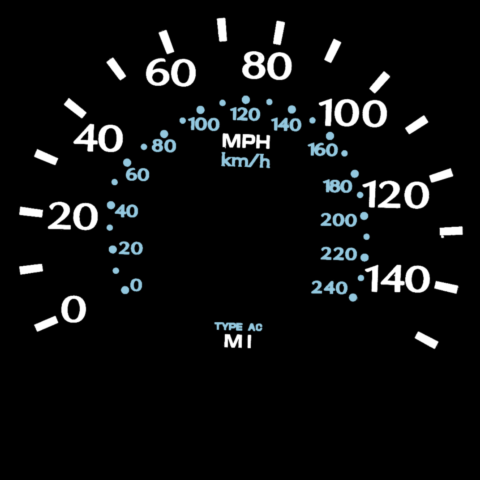
#> input picture art/faces/speedo_480.png, 480 x 480 px, given in place of hi-32.png, which was not available
$ python oil_temp_face.py
#> lines starting #> are read from the running program, lines starting #| are printed output that depends on the picture; after the words box and inside, x2 and y2 are one past the last pixel; in counts of white or black regions, pixels touching at a corner belong together; pictures that were not available may be replaced by others from this repository, and a replacement may not be noted
"""Oil-temperature alternate for the temp gauge: the coolant icon (ISO 7000-0246) is replaced by
ISO 2575 F.05 'Engine oil temperature' (ISO 7000-2426), extracted from the ISO 2575:2010 symbol table and sized to the stock icon.
Scale (C/H ticks, red hot tick, blue cold tick) is unchanged; only the firmware's temperature-to-angle calibration differs."""
import json, subprocess, numpy as np
from PIL import Image, ImageDraw
from scipy import ndimage
import importlib.util, sys
src='/home/user/workspace/iso/hi-32.png'   # pdftoppm -f 32 -l 32 -r 600 ISO-2575.pdf (page with Annex F)
im=Image.open(src).convert('L'); s=600/110
c=np.asarray(im.crop([int(v*s) for v in (200,815,312,895)])).astype(float); ink=(255-c)/255; m=ink>0.5
#> after `c = np.asarray(im.crop([int(v * s) for v in (200, 815, 312, 895)])).as`: c: shape (436, 611) float64; every value is 0
#> after `ink = (255 - c) / 255`: ink: shape (436, 611) float64; every value is 1
#> after `m = ink > 0.5`: m: shape (436, 611) bool; every value is 1
lab,n=ndimage.label(m,structure=np.ones((3,3))); sizes=ndimage.sum(m,lab,range(1,n+1))
#> after `lab, n = ndimage.label(m, structure=np.ones((3, 3)))`: lab: shape (436, 611) int32; every value is 1
#> after `lab, n = ndimage.label(m, structure=np.ones((3, 3)))`: n = 1
#> after `sizes = ndimage.sum(m, lab, range(1, n + 1))`: sizes = [266396]
keep=np.isin(lab,[i+1 for i,v in enumerate(sizes) if v>1000])          # symbol parts incl. oil drop; drops cell corner marks
ys,xs=np.where(keep); y0,y1,x0,x1=ys.min(),ys.max()+1,xs.min(),xs.max()+1
#> after `y0, y1, x0, x1 = (ys.min(), ys.max() + 1, xs.min(), xs.max() + 1)`: y0 = 0; y1 = 436; x0 = 0; x1 = 611
sym=ink[y0:y1,x0:x1]*ndimage.binary_dilation(keep[y0:y1,x0:x1],iterations=3)
# embolden to the stock icon stroke weight (stock coolant icon ~6 px at 46 px tall): grow the strokes by ~4 px at 600 dpi
PAD=12; mm=np.pad(sym>0.5,PAD); sym=np.clip(4.5-ndimage.distance_transform_edt(~mm)+0.5,0,1)
#> after `mm = np.pad(sym > 0.5, PAD)`:
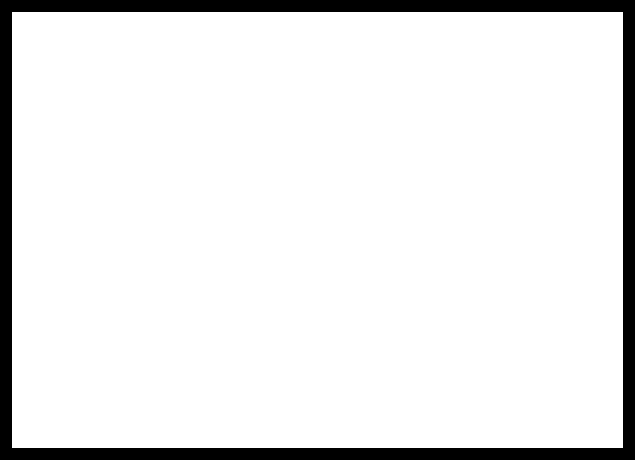
#> mm: shape (460, 635) bool; 91.2% white; 1 black region, box (x1, y1, x2, y2) and area: (0, 0, 635, 460) 25704
#> after `sym = np.clip(4.5 - ndimage.distance_transform_edt(~mm) + 0.5, 0, 1)`:
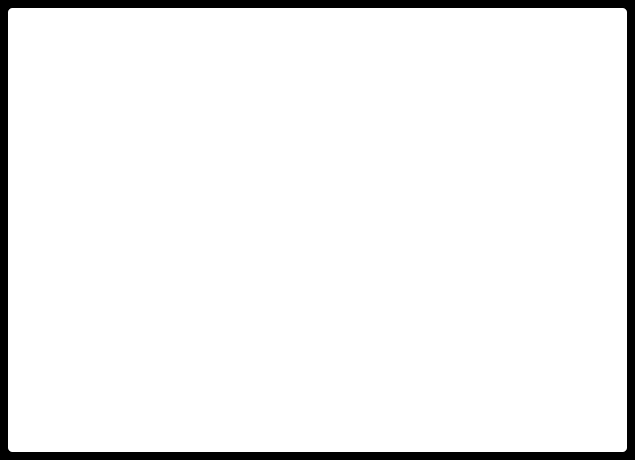
#> sym: shape (460, 635) float64; min 0, max 1, mean 0.941
Image.fromarray((sym*255).astype(np.uint8),'L').save('art/glyphs/iso7000-2426_oil_temp_hires.png')
face=np.asarray(Image.open('art/faces/temp_480.png').convert('RGB')).astype(float)
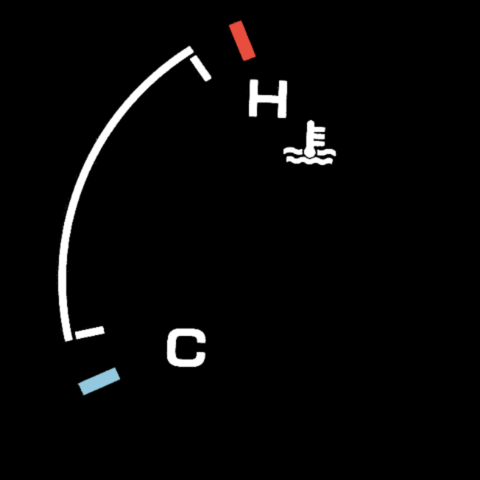
#> input picture art/faces/temp_480.png, 480 x 480 px, found by its file name
out=face.copy(); out[115:166,278:336]=0                                 # remove coolant icon (incl. its wave pieces)
#> after `out[115:166, 278:336] = 0`:
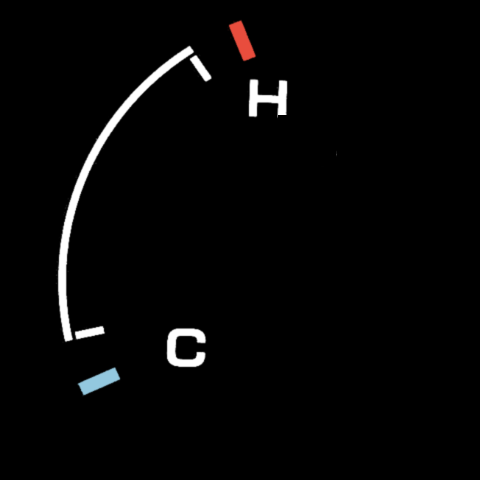
#> out: shape (480, 480, 3) float64; mean R, G, B 6, 5.8, 5.8
H=54; W=round(sym.shape[1]*H/sym.shape[0])
#> after `W = round(sym.shape[1] * H / sym.shape[0])`: W = 75
icon=np.asarray(Image.fromarray((sym*255).astype(np.uint8),'L').resize((W,H),Image.LANCZOS)).astype(float)/255
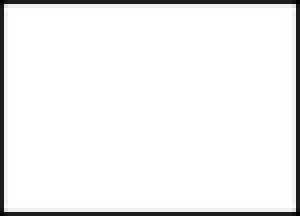
#> icon: shape (54, 75) float64 (shown 4 times larger); min 0, max 1, mean 0.941
cx,cy=318,144; xa,ya=int(cx-W/2),int(cy-H/2)
#> after `xa, ya = (int(cx - W / 2), int(cy - H / 2))`: xa = 280; ya = 117
reg=out[ya:ya+H,xa:xa+W]; out[ya:ya+H,xa:xa+W]=np.maximum(reg,icon[...,None]*255)
#> after `out[ya:ya + H, xa:xa + W] = np.maximum(reg, icon[..., None] * 255)`:
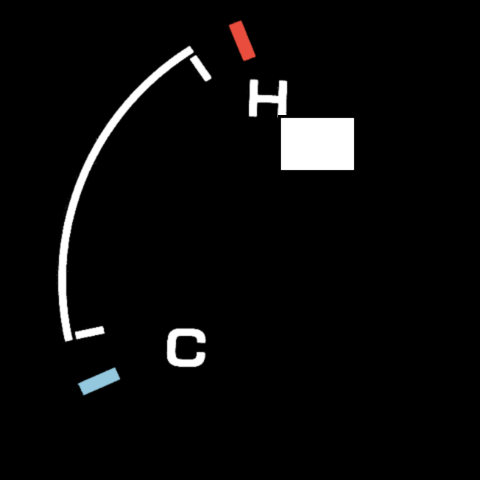
#> out: shape (480, 480, 3) float64; 1.76% of pixels changed, all inside (x1, y1, x2, y2) = (280, 117, 355, 171)
Image.fromarray(np.clip(out,0,255).astype(np.uint8)).save('art/faces/temp_oil_480.png')
Image.fromarray((icon*255).astype(np.uint8),'L').save('art/glyphs/oil_temp_icon_46px.png')
# hole check
#> (the run stopped early here; a loop or call above may not have finished)
